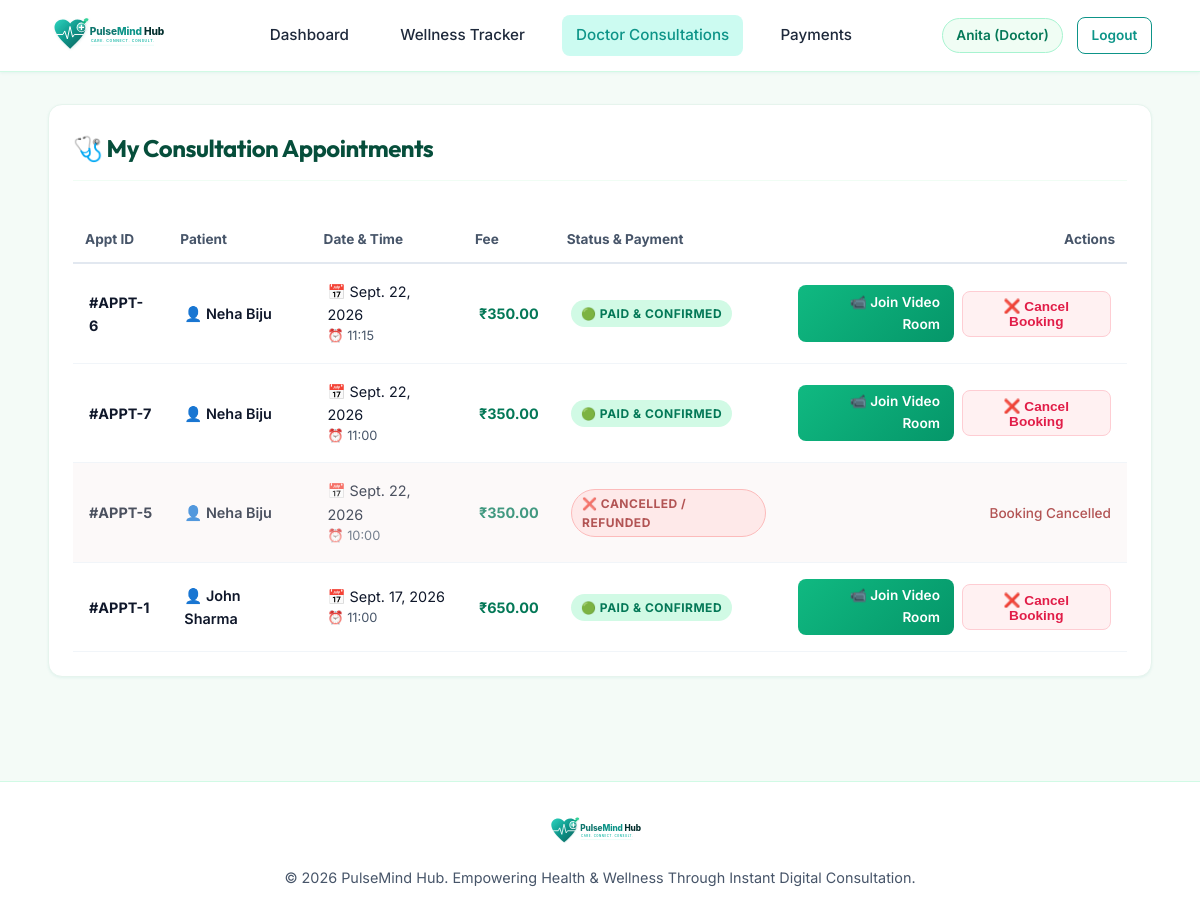
Screenshot of /consultations/my-consultations/ (signed in) with the database file from the repository.
### accounts/models.py (models this page shows, shortened)
class CustomUser(AbstractUser):
    ROLE_CHOICES = (
        ('PATIENT', 'Patient'),
        ('DOCTOR', 'Doctor'),
        ('ADMIN', 'Admin'),
    )
    role = models.CharField(max_length=10, choices=ROLE_CHOICES, default='PATIENT')
    phone = models.CharField(max_length=20, blank=True, null=True)
    profile_picture = models.ImageField(upload_to='profiles/', blank=True, null=True)
    bio = models.TextField(blank=True, null=True)
    specialization = models.CharField(max_length=100, blank=True, null=True, help_text="For Doctors: e.g., Cardiologist, Psychiatrist, General Physician")
    qualification = models.CharField(max_length=100, blank=True, null=True, help_text="e.g. MBBS, MD, PhD")
    consultation_fee = models.DecimalField(max_digits=10, decimal_places=2, default=500.00, help_text="Fee charged per consultation (₹)")
    experience_years = models.PositiveIntegerField(default=5, help_text="Years of medical practice")
    wellness_goal = models.CharField(max_length=255, blank=True, null=True, default="Improve daily sleep and stay hydrated")
    emergency_contact_name = models.CharField(max_length=100, blank=True, null=True)
    emergency_contact_phone = models.CharField(max_length=20, blank=True, null=True)
    @property
    def is_doctor(self):
        return self.role == 'DOCTOR'
    @property
    def is_admin(self):
        return self.role == 'ADMIN' or self.is_superuser or self.is_staff

### consultations/models.py (models this page shows, shortened)
class Appointment(models.Model):
    STATUS_CHOICES = (
        ('SCHEDULED', 'Scheduled'),
        ('COMPLETED', 'Completed'),
        ('CANCELLED', 'Cancelled'),
    )
    PAYMENT_CHOICES = (
        ('PENDING', 'Payment Pending'),
        ('PAID', 'Paid & Confirmed'),
        ('REFUNDED', 'Refunded'),
    )
    patient = models.ForeignKey(
        settings.AUTH_USER_MODEL,
        on_delete=models.CASCADE,
        related_name='patient_appointments',
        limit_choices_to={'role': 'PATIENT'}
    )
    doctor = models.ForeignKey(
        settings.AUTH_USER_MODEL,
        on_delete=models.CASCADE,
        related_name='doctor_appointments',
        limit_choices_to={'role': 'DOCTOR'}
    )
    slot = models.OneToOneField(DoctorSlot, on_delete=models.SET_NULL, null=True, blank=True, related_name='appointment')
    appointment_date = models.DateField()
    appointment_time = models.TimeField()
    symptoms_notes = models.TextField(blank=True, null=True, help_text="Brief notes on symptoms or health concern")
    fee = models.DecimalField(max_digits=10, decimal_places=2, default=50.00)
    status = models.CharField(max_length=20, choices=STATUS_CHOICES, default='SCHEDULED')
    payment_status = models.CharField(max_length=20, choices=PAYMENT_CHOICES, default='PENDING')
    meeting_room_id = models.CharField(max_length=100, unique=True, default=uuid.uuid4)
    created_at = models.DateTimeField(auto_now_add=True)
    class Meta:
        ordering = ['-appointment_date', '-appointment_time']

### consultations/views.py (the view)
# urls.py: path('my-consultations/', views.my_consultations, name='my_consultations'),
@login_required
def my_consultations(request):
    if request.user.is_doctor:
        appointments = Appointment.objects.filter(doctor=request.user)
    else:
        appointments = Appointment.objects.filter(patient=request.user)
    return render(request, 'consultations/my_consultations.html', {'appointments': appointments})

### templates/consultations/my_consultations.html (shortened to what this page needs)
{% extends 'base.html' %}
{% block content %}
<div class="card" style="background: #ffffff; box-shadow: var(--shadow-sm);">
  <div class="card-header">
    <h2 style="color: #064e3b; margin: 0;">🩺 My Consultation Appointments</h2>
  </div>
  {% if appointments %}
  <div style="overflow-x: auto;">
    <table style="width: 100%; border-collapse: collapse; margin-top: 1rem;">
      <thead>
        <tr style="border-bottom: 2px solid #e2e8f0; text-align: left; font-size: 0.85rem; color: var(--muted-text);">
          <th style="padding: 0.75rem;">Appt ID</th>
          <th style="padding: 0.75rem;">{% if user.is_doctor %}Patient{% else %}Doctor{% endif %}</th>
          <th style="padding: 0.75rem;">Date & Time</th>
          <th style="padding: 0.75rem;">Fee</th>
          <th style="padding: 0.75rem;">Status & Payment</th>
          <th style="padding: 0.75rem; text-align: right;">Actions</th>
        </tr>
      </thead>
      <tbody>
        {% for appt in appointments %}
        <tr style="border-bottom: 1px solid #f1f5f9; font-size: 0.9rem; {% if appt.status == 'CANCELLED' %}background: #fcf8f8; opacity: 0.75;{% endif %}">
          <td style="padding: 1rem; font-weight: 700; color: #0f172a;">#APPT-{{ appt.id }}</td>
          <td style="padding: 1rem;">
            {% if user.is_doctor %}
              <div style="font-weight: 600; color: #0f172a;">👤 {{ appt.patient.get_full_name|default:appt.patient.username }}</div>
            {% else %}
              <div style="font-weight: 600; color: #0f766e;">👨‍⚕️ Dr. {{ appt.doctor.get_full_name|default:appt.doctor.username }}</div>
              <div style="font-size: 0.8rem; color: var(--muted-text);">{{ appt.doctor.specialization }}</div>
            {% endif %}
          </td>
          <td style="padding: 1rem;">
            <div>📅 {{ appt.appointment_date }}</div>
            <div style="font-size: 0.8rem; color: var(--muted-text);">⏰ {{ appt.appointment_time|time:"H:i" }}</div>
          </td>
          <td style="padding: 1rem; font-weight: 700; color: #047857;">₹{{ appt.fee }}</td>
          <td style="padding: 1rem;">
            {% if appt.status == 'CANCELLED' %}
              <span class="badge" style="background: #fee2e2; color: #991b1b; border: 1px solid #fca5a5;">
                ❌ CANCELLED / REFUNDED
              </span>
            {% elif appt.payment_status == 'PAID' %}
              <span class="badge badge-paid">🟢 PAID & CONFIRMED</span>
            {% else %}
              <span class="badge badge-pending">🟡 PAYMENT PENDING</span>
            {% endif %}
          </td>
          <td style="padding: 1rem; text-align: right;">
            {% if appt.status != 'CANCELLED' %}
              <div style="display: flex; gap: 0.5rem; justify-content: flex-end; align-items: center;">
                {% if appt.payment_status == 'PAID' %}
                  <a href="{% url 'consultations:video_room' appt.meeting_room_id %}" class="btn btn-success btn-sm">
                    📹 Join Video Room
                  </a>
                {% else %}
                  <a href="{% url 'payments:checkout' appt.id %}" class="btn btn-primary btn-sm">
                    💳 Pay Now (₹{{ appt.fee }})
                  </a>
                {% endif %}
                <form method="POST" action="{% url 'consultations:cancel_appointment' appt.id %}" style="display: inline;" onsubmit="return confirm('Are you sure you want to cancel appointment booking #APPT-{{ appt.id }}? The reserved time slot will be freed.');">
                  <button type="submit" class="btn btn-sm" style="background: #fff1f2; color: #e11d48; border: 1px solid #fecdd3;" title="Cancel Appointment Booking">
                    ❌ Cancel Booking
                  </button>
                </form>
              </div>
            {% else %}
              <span style="font-size: 0.85rem; color: #991b1b; font-weight: 500;">Booking Cancelled</span>
            {% endif %}
          </td>
        </tr>
        {% endfor %}
      </tbody>
    </table>
  </div>
  {% else %}
  <div style="text-align: center; padding: 3rem; color: var(--muted-text);">
    <p>No consultation appointments recorded.</p>
  </div>
  {% endif %}
</div>
{% endblock %}

### templates/base.html (shortened to what this page needs)
{% load static %}
<!DOCTYPE html>
<html lang="en">
<head>
    <link rel="stylesheet" href="{% static 'css/styles.css' %}">
</head>
<body>
    <nav class="navbar">
        <div class="navbar-container">
            <a href="{% url 'dashboard:index' %}" class="navbar-brand">
                <img src="{% static 'images/logo.svg' %}"
                     alt="PulseMind Hub"
                     class="navbar-logo">
            </a>
            {% if user.is_authenticated %}
                {% if user.is_admin %}
                    <ul class="nav-links">
                        <li>
                            <a href="{% url 'dashboard:index' %}"
                               class="nav-link {% if request.resolver_match.app_name == 'dashboard' %}active{% endif %}">
                                Admin Dashboard
                            </a>
                        </li>
                        <li>
                            <a href="{% url 'accounts:admin_user_list' %}"
                               class="nav-link {% if request.resolver_match.url_name == 'admin_user_list' or request.resolver_match.url_name == 'admin_user_add' or request.resolver_match.url_name == 'admin_user_edit' %}active{% endif %}">
                                User Management
                            </a>
                        </li>
                        <li>
                            <a href="{% url 'accounts:admin_consultations' %}"
                               class="nav-link {% if request.resolver_match.url_name == 'admin_consultations' %}active{% endif %}">
                                Consultations Audit
                            </a>
                        </li>
                        <li>
                            <a href="{% url 'accounts:admin_payments' %}"
                               class="nav-link {% if request.resolver_match.url_name == 'admin_payments' %}active{% endif %}">
                                Financial Audit
                            </a>
                        </li>
                    </ul>
                    <div style="display:flex; align-items:center; gap:0.85rem;">
                        <div class="user-badge"
                             style="background:#fef3c7; color:#92400e; border-color:#fde68a;">
                            Admin: {{ user.username }}
                        </div>
                        <a href="{% url 'accounts:logout' %}"
                           class="btn btn-secondary btn-sm">
                            Logout
                        </a>
                    </div>
                {% else %}
                    <ul class="nav-links">
                        <li>
                            <a href="{% url 'dashboard:index' %}"
                               class="nav-link {% if request.resolver_match.app_name == 'dashboard' %}active{% endif %}">
                                Dashboard
                            </a>
                        </li>
                        <li>
                            <a href="{% url 'wellness:index' %}"
                               class="nav-link {% if request.resolver_match.app_name == 'wellness' %}active{% endif %}">
                                Wellness Tracker
                            </a>
                        </li>
                        <li>
                            <a href="{% url 'consultations:doctors' %}"
                               class="nav-link {% if request.resolver_match.app_name == 'consultations' %}active{% endif %}">
                                Doctor Consultations
                            </a>
                        </li>
                        <li>
                            <a href="{% url 'payments:history' %}"
                               class="nav-link {% if request.resolver_match.app_name == 'payments' %}active{% endif %}">
                                Payments
                            </a>
                        </li>
                    </ul>
                    <div style="display:flex; align-items:center; gap:0.85rem;">
                        <a href="{% url 'accounts:profile' %}" class="user-badge">
                            {{ user.get_full_name|default:user.username }}
                            ({% if user.is_doctor %}Doctor{% else %}Patient{% endif %})
                        </a>
                        <a href="{% url 'accounts:logout' %}"
                           class="btn btn-secondary btn-sm">
                            Logout
                        </a>
                    </div>
                {% endif %}
            {% endif %}
        </div>
    </nav>
    <main class="main-wrapper">
        {% block content %}{% endblock %}
    </main>
    <footer>
        <div style="
            max-width:1600px;
            width:96%;
            margin:0 auto;
            padding:0 1.5rem;
            display:flex;
            flex-direction:column;
            align-items:center;
            gap:0.5rem;
        ">
            <img src="{% static 'images/logo.svg' %}"
                 alt="PulseMind Hub"
                 style="height:36px;">
            <p style="margin-top:0.5rem;">
                © 2026 PulseMind Hub. Empowering Health & Wellness Through Instant Digital Consultation.
            </p>
        </div>
    </footer>
</body>
</html>

### static/css/styles.css (style rules this page uses)
:root { --primary: #0d9488; --primary-hover: #0f766e; --primary-light: #ccfbf1; --primary-subtle: #f0fdf4; --secondary: #10b981; --secondary-hover: #059669; --accent: #2dd4bf; --dark-text: #0f172a; --muted-text: #475569; --light-bg: #f8fafc; --card-bg: #ffffff; --border-color: #e2e8f0; --shadow-sm: 0 1px 3px rgba(13, 148, 136, 0.08); --shadow-md: 0 4px 14px rgba(13, 148, 136, 0.12); --shadow-lg: 0 10px 25px rgba(13, 148, 136, 0.18); --shadow-glow: 0 0 20px rgba(45, 212, 191, 0.35); --radius-sm: 8px; --radius-md: 14px; --radius-lg: 20px; --transition: all 0.25s cubic-bezier(0.4, 0, 0.2, 1); }
* { box-sizing: border-box; margin: 0; padding: 0; }
body { font-family: 'Inter', system-ui, -apple-system, sans-serif; background-color: #f4fbf7; color: var(--dark-text); line-height: 1.6; min-height: 100vh; display: flex; flex-direction: column; }
h1, h2, h3, h4, h5, h6 { font-family: 'Outfit', sans-serif; color: #064e3b; font-weight: 700; letter-spacing: -0.02em; }
a { color: var(--primary); text-decoration: none; transition: var(--transition); }
.navbar { background: rgba(255, 255, 255, 0.95); backdrop-filter: blur(12px); border-bottom: 1px solid #d1fae5; position: sticky; top: 0; z-index: 1000; box-shadow: var(--shadow-sm); }
.navbar-container { max-width: 1600px; width: 96%; margin: 0 auto; padding: 0.85rem 1.5rem; display: flex; align-items: center; justify-content: space-between; }
.navbar-brand { display: flex; align-items: center; gap: 0.75rem; }
.navbar-logo { height: 44px; width: auto; }
.nav-links { display: flex; align-items: center; gap: 1.5rem; list-style: none; }
.nav-link { font-weight: 500; font-size: 0.95rem; color: #1e293b; padding: 0.5rem 0.85rem; border-radius: var(--radius-sm); display: flex; align-items: center; gap: 0.4rem; }
.nav-link:hover, .nav-link.active { color: var(--primary); background: var(--primary-light); }
.user-badge { background: var(--primary-subtle); border: 1px solid #a7f3d0; padding: 0.35rem 0.85rem; border-radius: 50px; font-size: 0.85rem; font-weight: 600; color: #047857; display: flex; align-items: center; gap: 0.5rem; }
.btn { display: inline-flex; align-items: center; justify-content: center; gap: 0.5rem; padding: 0.65rem 1.35rem; font-weight: 600; font-size: 0.925rem; border-radius: var(--radius-md); border: none; cursor: pointer; transition: var(--transition); text-decoration: none; }
.btn-secondary { background: #ffffff; color: var(--primary); border: 1.5px solid var(--primary); }
.btn-success { background: linear-gradient(135deg, var(--secondary) 0%, var(--secondary-hover) 100%); color: #ffffff; }
.btn-sm { padding: 0.4rem 0.85rem; font-size: 0.85rem; border-radius: var(--radius-sm); }
.main-wrapper { flex: 1; max-width: 1600px; width: 96%; margin: 2rem auto; padding: 0 1.5rem; }
.card { background: var(--card-bg); border-radius: var(--radius-md); border: 1px solid #e6f4ed; box-shadow: var(--shadow-sm); padding: 1.5rem; margin-bottom: 1.5rem; transition: var(--transition); }
.card-header { display: flex; align-items: center; justify-content: space-between; margin-bottom: 1.25rem; padding-bottom: 0.75rem; border-bottom: 1px solid #f0fdf4; }
.badge { display: inline-block; padding: 0.25rem 0.65rem; border-radius: 50px; font-size: 0.75rem; font-weight: 700; text-transform: uppercase; letter-spacing: 0.5px; }
.badge-paid, .badge-completed { background: #d1fae5; color: #047857; }
footer { background: #ffffff; border-top: 1px solid #d1fae5; padding: 2rem 0; margin-top: 3rem; text-align: center; color: var(--muted-text); font-size: 0.9rem; }

### rows the page displays
CustomUser: get_full_name "Anita"
Appointment: id "6", patient.get_full_name "Neha Biju", appointment_date "Sept. 22, 2026", appointment_time "11:15", fee "350.00", status "🟢 PAID & CONFIRMED", payment_status "📹 Join Video Room"
Appointment: id "7", patient.get_full_name "Neha Biju", appointment_date "Sept. 22, 2026", appointment_time "11:00", fee "350.00", status "🟢 PAID & CONFIRMED", payment_status "📹 Join Video Room"
Appointment: id "5", patient.get_full_name "Neha Biju", appointment_date "Sept. 22, 2026", appointment_time "10:00", fee "350.00", status "❌ CANCELLED / REFUNDED"
Appointment: id "1", patient.get_full_name "John Sharma", appointment_date "Sept. 17, 2026", appointment_time "11:00", fee "650.00", status "🟢 PAID & CONFIRMED", payment_status "📹 Join Video Room"
